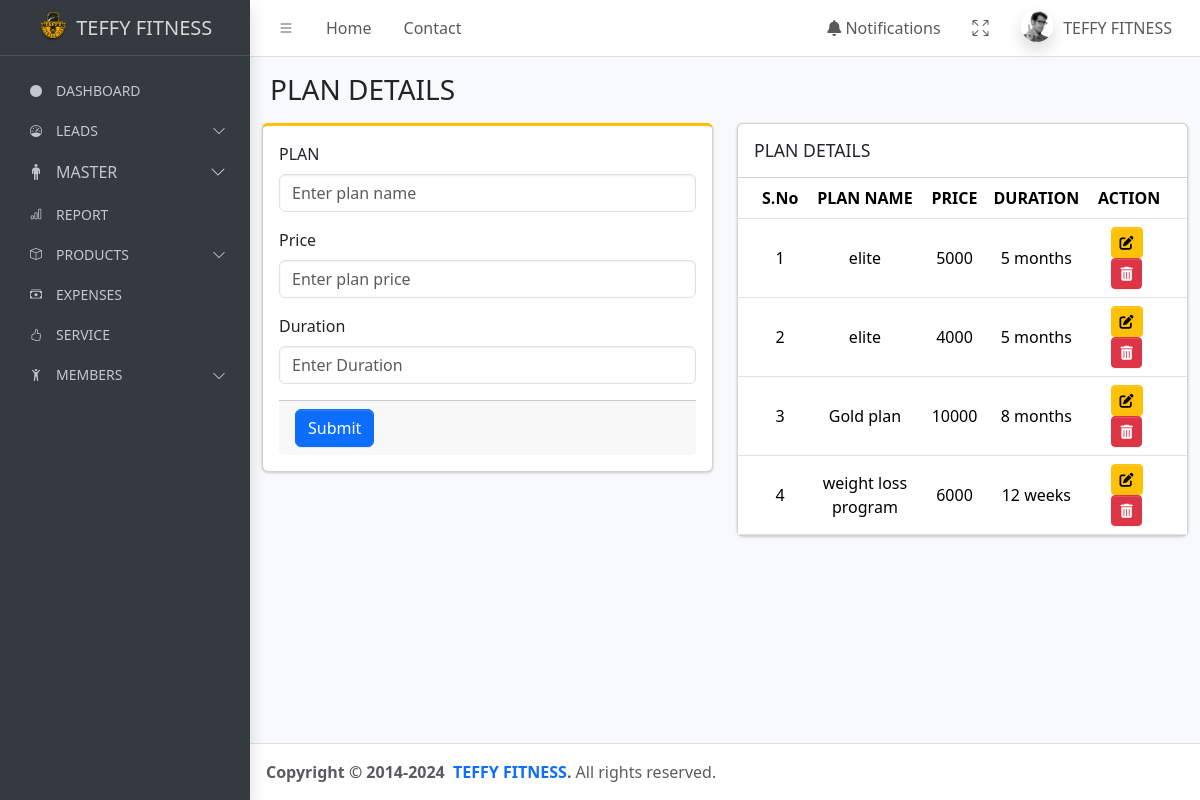
/plan/, run on the app's committed database.
### teffyapp/models.py (models this page shows, shortened)
class Plan(models.Model):
    plan_name = models.CharField(max_length=100,null=True, blank=True)
    price = models.PositiveIntegerField(null=True, blank=True)
    batch = models.CharField(max_length=50,null=True, blank=True )
    duration = models.CharField(max_length=50, null=True, blank=True)

### teffyapp/views.py (the view, shortened to what this page needs)
# urls.py: path("plan/", plan, name="plan"),
def plan(request):
    all_plans = Plan.objects.all()
    return render(request, "plan-page.html", {'all_plans': all_plans})

### templates/plan-page.html (shortened to what this page needs)
{% extends "base.html" %}
{% load static %}
{% block content %}
<main class="app-main">
    <div class="app-content-header">
        <div class="container-fluid">
            <div class="row">
                <div class="col-sm-6">
                    <h3 class="mb-0">PLAN DETAILS</h3>
                </div>
            </div>
        </div>
    </div>
    <div class="container-fluid">
        <div class="row">
            <div class="col-md-6">
                <div class="card card-warning card-outline mb-4">
                    <form id="planForm" method="POST" >
                        <div class="card-body">
                            <div class="mb-3">
                                <label for="plan_name" class="form-label">PLAN</label>
                                <input type="text" id="plan_name" class="form-control" name="plan_name" placeholder="Enter plan name" required>
                            </div>
                            <div class="mb-3">
                                <label for="price" class="form-label">Price</label>
                                <input type="text" id="price" class="form-control" name="price" placeholder="Enter plan price" reqired>
                            </div>
                            <div class="mb-3">
                                <label for="duration" class="form-label">Duration</label>
                                <input type="text" id="duration" class="form-control" name="duration" placeholder="Enter Duration" required>
                            </div>
                            <div class="card-footer">
                                <button type="submit" class="btn btn-primary" id = "plansubmit">Submit</button>
                            </div>
                        </div>
                    </form>
                </div>
            </div>
            <div class="col-md-6">
                <div class="card mb-4">
                    <div class="card-header">
                        <h3 class="card-title">PLAN DETAILS</h3>
                    </div>
                    <div class="card-body p-0">
                        <table class="table" id="planTable">
                            <thead>
                                <tr>
                                    <th style="width:5px">S.No</th>
                                    <th>PLAN NAME</th>
                                    <th>PRICE</th>
                                    <th>DURATION</th>
                                    <th>ACTION</th>
                                </tr>
                            </thead>
                            <tbody id="planTableBody">
                                {% for plans in all_plans %}
                                <tr>
                                    <td>{{ forloop.counter }}</td>
                                    <td>{{ plans.plan_name }}</td>
                                    <td>{{ plans.price }}</td>
                                    <td>{{ plans.duration }}</td>
                                    <td>
                                        <a href="{% url 'edit_plan' plans.id %} " class="btn btn-warning btn-sm" title="Edit">
                                            <i class="fas fa-edit"></i>
                                        </a>
                                        <a href="#" class="btn btn-danger btn-sm" title="Delete" onclick="return confirm('Are you sure you want to delete this plan?')">
                                            <i class="fas fa-trash-alt"></i>
                                        </a>
                                    </td>
                                </tr>
                                {% endfor %}
                            </tbody>
                        </table>
                    </div>
                </div>
            </div>
        </div>
    </div>
</main>
{% endblock content %}

### data on the page
Plan: plan_name "elite", price "5000", duration "5 months"
Plan: plan_name "elite", price "4000", duration "5 months"
Plan: plan_name "Gold plan", price "10000", duration "8 months"
Plan: plan_name "weight loss program", price "6000", duration "12 weeks"
